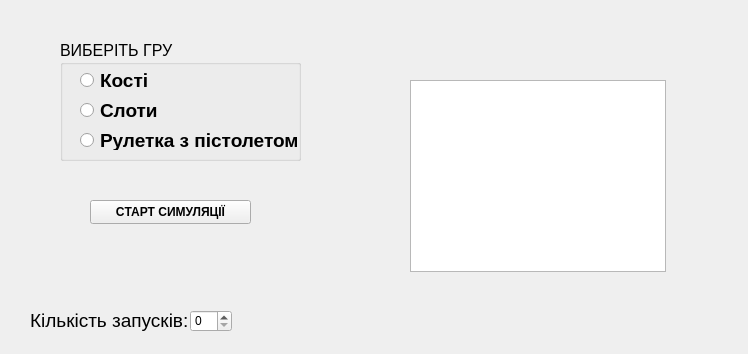
<?xml version="1.0" encoding="UTF-8"?>
<ui version="4.0">
 <class>mainwindow</class>
 <widget class="QWidget" name="mainwindow">
  <property name="geometry">
   <rect>
    <x>0</x>
    <y>0</y>
    <width>748</width>
    <height>354</height>
   </rect>
  </property>
  <property name="windowTitle">
   <string>mainwindow</string>
  </property>
  <widget class="QGroupBox" name="groupBox">
   <property name="geometry">
    <rect>
     <x>60</x>
     <y>40</y>
     <width>241</width>
     <height>121</height>
    </rect>
   </property>
   <property name="font">
    <font>
     <pointsize>12</pointsize>
    </font>
   </property>
   <property name="title">
    <string>ВИБЕРІТЬ ГРУ</string>
   </property>
   <widget class="QRadioButton" name="diceRadioButton">
    <property name="geometry">
     <rect>
      <x>20</x>
      <y>30</y>
      <width>89</width>
      <height>20</height>
     </rect>
    </property>
    <property name="font">
     <font>
      <pointsize>14</pointsize>
      <bold>true</bold>
     </font>
    </property>
    <property name="text">
     <string>Кості</string>
    </property>
   </widget>
   <widget class="QRadioButton" name="slotsRadioButton">
    <property name="geometry">
     <rect>
      <x>20</x>
      <y>60</y>
      <width>89</width>
      <height>20</height>
     </rect>
    </property>
    <property name="font">
     <font>
      <pointsize>14</pointsize>
      <bold>true</bold>
     </font>
    </property>
    <property name="text">
     <string>Слоти</string>
    </property>
   </widget>
   <widget class="QRadioButton" name="pistolRadioButton">
    <property name="geometry">
     <rect>
      <x>20</x>
      <y>90</y>
      <width>231</width>
      <height>20</height>
     </rect>
    </property>
    <property name="font">
     <font>
      <pointsize>14</pointsize>
      <bold>true</bold>
     </font>
    </property>
    <property name="text">
     <string>Рулетка з пістолетом</string>
    </property>
   </widget>
  </widget>
  <widget class="QLabel" name="label">
   <property name="geometry">
    <rect>
     <x>30</x>
     <y>310</y>
     <width>161</width>
     <height>21</height>
    </rect>
   </property>
   <property name="font">
    <font>
     <pointsize>14</pointsize>
    </font>
   </property>
   <property name="text">
    <string>Кількість запусків:</string>
   </property>
  </widget>
  <widget class="QSpinBox" name="runsSpinBox">
   <property name="geometry">
    <rect>
     <x>190</x>
     <y>310</y>
     <width>42</width>
     <height>22</height>
    </rect>
   </property>
   <property name="maximum">
    <number>1000000</number>
   </property>
  </widget>
  <widget class="QPushButton" name="startButton">
   <property name="geometry">
    <rect>
     <x>90</x>
     <y>200</y>
     <width>161</width>
     <height>24</height>
    </rect>
   </property>
   <property name="font">
    <font>
     <pointsize>9</pointsize>
     <bold>true</bold>
    </font>
   </property>
   <property name="text">
    <string>CТАРТ СИМУЛЯЦІЇ</string>
   </property>
  </widget>
  <widget class="QTextBrowser" name="logBrowser">
   <property name="geometry">
    <rect>
     <x>410</x>
     <y>80</y>
     <width>256</width>
     <height>192</height>
    </rect>
   </property>
  </widget>
  <widget class="QWidget" name="verticalLayoutWidget">
   <property name="geometry">
    <rect>
     <x>10</x>
     <y>20</y>
     <width>721</width>
     <height>331</height>
    </rect>
   </property>
   <layout class="QVBoxLayout" name="verticalLayout"/>
  </widget>
 </widget>
 <resources/>
 <connections/>
</ui>
